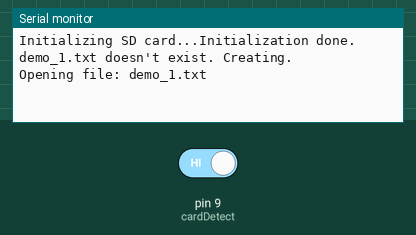
This sketch was run on a simulated Arduino Uno, built with avr-gcc and run on an emulated ATmega328P. Shown: the last lines printed to the serial monitor. Inputs (shaded band) come from the test bench; at power-on: pin 9 (cardDetect) HIGH. Storage starts empty.

Above: at 1.3 s.
1.4 s: pin 9 (cardDetect) driven LOW
At 2.0 s:
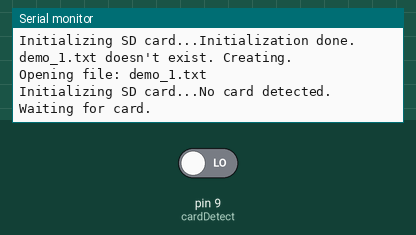
3.0 s: pin 9 (cardDetect) driven HIGH
At 4.4 s:
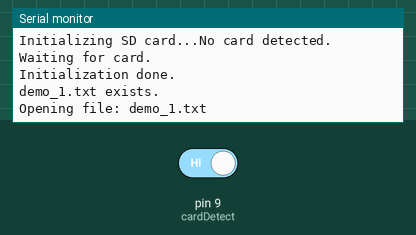

Measured:
- after the input at 1.4 s, the serial monitor: prints a new line after 0.18 s (image 1)
- after the input at 3.0 s, the serial monitor: prints a new line after 0.27 s (image 2)

The sketch:

5_Example_SD_Card.ino
```cpp
/* A simple file logger that logs the miliseconds elapsed since the Arduino was powered on */

/* Based on example code from https://learn.sparkfun.com/tutorials/microsd-breakout-with-level-shifter-hookup-guide?_ga=2.195636972.118929541.1625170515-2032379188.1623359155 */

#include <SPI.h>
#include <SD.h>

File fd;

char fileName[] = "demo_1.txt"; /* SD library only supports up to 8.3 names -> up to 8 symbols and no spaces */

const uint8_t chipSelect = 5;
const uint8_t cardDetect = 9;

bool alreadyBegan = false;  // SD.begin() misbehaves if not first call
long timeNow; /* Counter for miliseconds -> long can keep up to ~50 days */

void setup()
{
  Serial.begin( 9600 );

  // Note: To satisfy the AVR SPI gods the SD library takes care of setting
  // SS_PIN as an output. We don't need to.
  pinMode( cardDetect , INPUT );

  initializeCard( );

  timeNow = millis( ); /* Count the milisecs since we started the program */
}

void loop()
{
  // Make sure the card is still present
  if ( !digitalRead( cardDetect ) ){
    initializeCard( );
  }

  /* Write the msec elapsed since the Arduino came on */
  fd = SD.open( fileName , FILE_WRITE );

  if( fd ){

    timeNow = millis( );
    fd.print( "Time Elapsed since Arduino came on is: " );
    fd.print( timeNow );
    fd.println( " [miliseconds]" );

    fd.close( );
  }
  else{
    Serial.print( "Error opening " );
    Serial.println( fileName );
  }

  delay( 500 );

}

/* Detect and initialize the SD Card */
void initializeCard( void ){

  Serial.print( F( "Initializing SD card..." ) );

  // Is there even a card?
  if ( !digitalRead( cardDetect ) ){

    Serial.println( F( "No card detected. Waiting for card." ) );
    while ( !digitalRead( cardDetect ) );
      delay( 250 ); // 'Debounce insertion'
  }

  // Card seems to exist.  begin() returns failure
  // even if it worked if it's not the first call.
  if( !SD.begin( chipSelect ) && !alreadyBegan ){
    Serial.println( F( "Initialization failed!" ) );
    initializeCard( ); // Possible infinite retry loop is as valid as anything
  }
  else{
    alreadyBegan = true;
  }
  Serial.println( F( "Initialization done." ) );

  Serial.print( fileName );
  if( SD.exists( fileName ) ){
    Serial.println( F( " exists." ) );
  }
  else{
    Serial.println( F( " doesn't exist. Creating." ) );
  }

  Serial.print( "Opening file: " );
  Serial.println( fileName );

}
```
